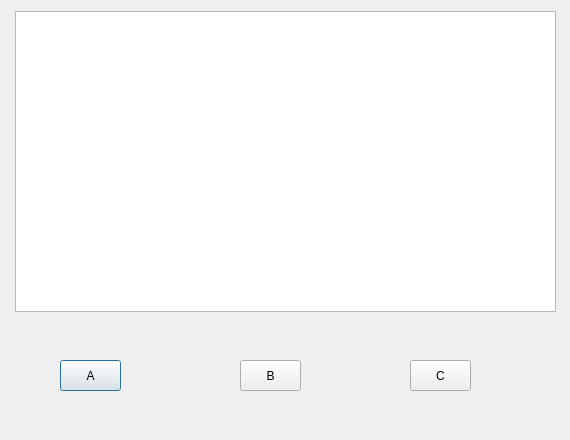
<?xml version="1.0" encoding="UTF-8"?>
<ui version="4.0">
 <class>kata</class>
 <widget class="QDialog" name="kata">
  <property name="geometry">
   <rect>
    <x>0</x>
    <y>0</y>
    <width>570</width>
    <height>440</height>
   </rect>
  </property>
  <property name="windowTitle">
   <string>Dialog</string>
  </property>
  <widget class="QTextBrowser" name="PytaniaTekst">
   <property name="geometry">
    <rect>
     <x>15</x>
     <y>11</y>
     <width>541</width>
     <height>301</height>
    </rect>
   </property>
  </widget>
  <widget class="QPushButton" name="PrzyciskA">
   <property name="geometry">
    <rect>
     <x>60</x>
     <y>360</y>
     <width>61</width>
     <height>31</height>
    </rect>
   </property>
   <property name="text">
    <string>A</string>
   </property>
  </widget>
  <widget class="QPushButton" name="PrzyciskB">
   <property name="geometry">
    <rect>
     <x>240</x>
     <y>360</y>
     <width>61</width>
     <height>31</height>
    </rect>
   </property>
   <property name="text">
    <string>B</string>
   </property>
  </widget>
  <widget class="QPushButton" name="PrzyciskC">
   <property name="geometry">
    <rect>
     <x>410</x>
     <y>360</y>
     <width>61</width>
     <height>31</height>
    </rect>
   </property>
   <property name="text">
    <string>C</string>
   </property>
  </widget>
 </widget>
 <resources/>
 <connections/>
</ui>
